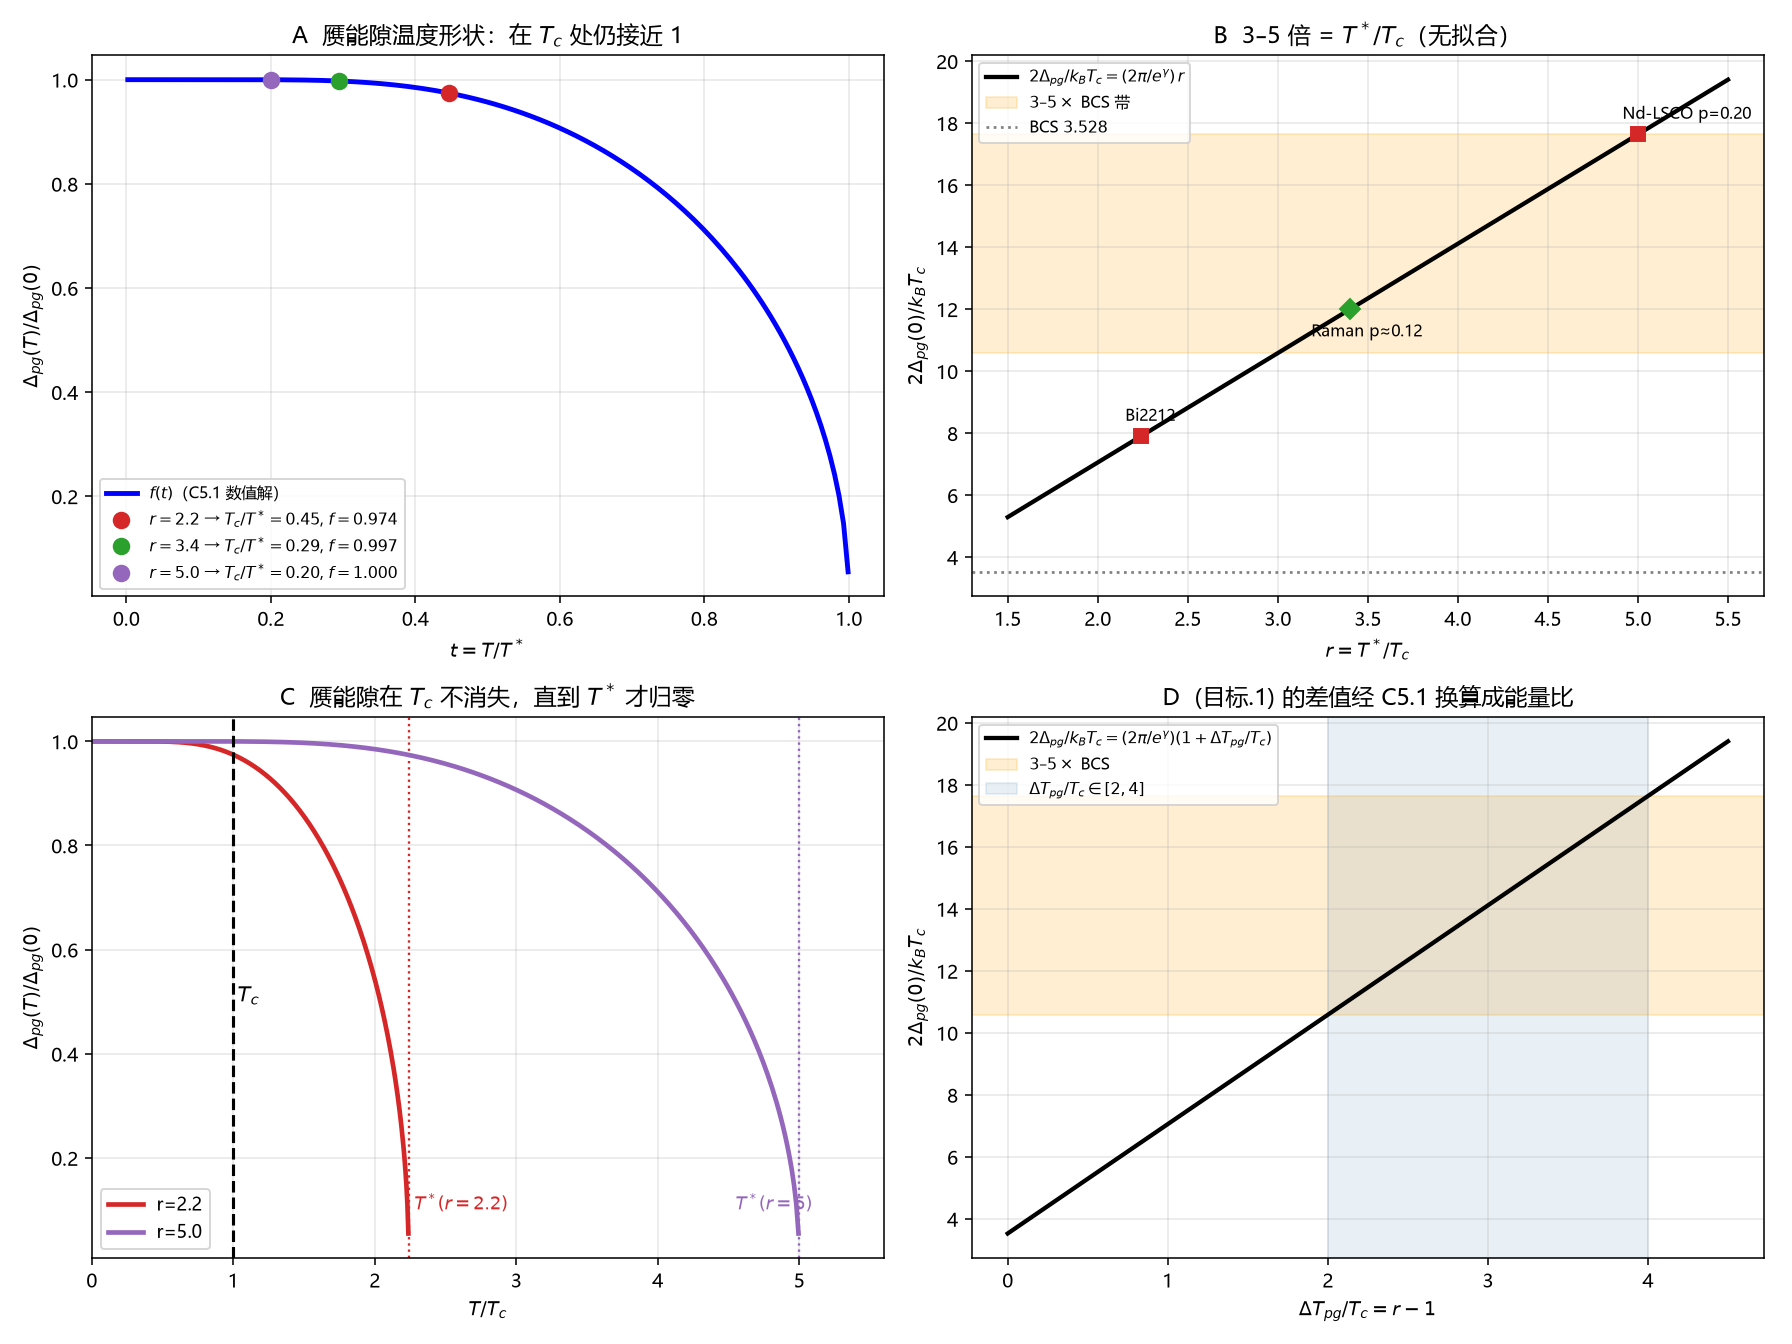

Recreate this plot in Python.
# -*- coding: utf-8 -*-
"""
R23：链外-E 的赝能隙函数形式
=====================================================================
命题（预注册 R23）：
  C5.1 的 T=0 极限给  Delta_pg(0) = (pi/e^gamma) k_B T^*（T^* 是配对端子）。
  故  Delta_pg(T) = Delta_pg(0) * f(T/T^*)，
      f 为同一隙方程的解形状，f(0)=1, f(1)=0。
  于是 2 Delta_pg(0)/(k_B T_c) = (2 pi/e^gamma) * (T^*/T_c)
      = BCS 比“把 T_c 换成 T^*”——与 arXiv:1806.03854 同一结构。
  “3-5 倍” = T^*/T_c in [3,5] = Delta T_pg/T_c in [2,4]。

判据（跑数前写死，见 07_数据与现象/预注册判定_R23.md）：
  P1 C5.1 的代数恒等（残差 <1e-12）
  P2 比值线性：r in {2.24,3,3.4,4,5} -> {7.90,10.58,11.99,14.11,17.64}（相对误差 <1e-9）
  P3 f(1/r) > 0.95 for r>=2.2（赝能隙在 Tc 几乎不降）
  P4 f 的 BCS 参考：f(0.9) in [0.50,0.62]，f(0.5) in [0.93,0.98]
  P5 无参数对照：R17 实证点给出比值落在 6-18（量级一致）

隙方程（无量纲，δ=Δ/Δ0，t=T/Tc，Δ0=(pi/e^gamma)k_BTc）：
  ln(1/δ) = 2 ∫_0^∞ du / sqrt(u^2+δ^2) * 1/( exp( (pi/e^gamma) sqrt(u^2+δ^2)/t ) + 1 )

复跑：python "10 探索/超导第一性研究/04_计算验证/R23_赝能隙函数形式.py"
"""
import csv
import math
import os
import sys

try:
    sys.stdout.reconfigure(encoding="utf-8")
except Exception:
    pass

import numpy as np
from scipy.integrate import quad
from scipy.optimize import brentq
import matplotlib
matplotlib.use("Agg")
import matplotlib.pyplot as plt

plt.rcParams["font.sans-serif"] = ["Microsoft YaHei", "SimHei", "DejaVu Sans"]
plt.rcParams["axes.unicode_minus"] = False

OUT = os.path.dirname(os.path.abspath(__file__))
EG = math.exp(0.5772156649015329)          # e^gamma
C5 = 2.0 * math.pi / EG                     # 2*pi/e^gamma = 3.52775

# ---- 实测锚点（外部读数，只作量级对照；不参与任何拟合） ----
ANCHORS = [
    ("Bi2212", 67.0, 150.0),        # R17 文献卡：Tc=67 K, T*=150 K
    ("Nd-LSCO p=0.20", 15.0, 75.0), # R17 文献卡：Tc≈15 K, T*=75±5 K
]
RAMAN = ("Raman p≈0.12", 12.0)      # arXiv:0708.3732：2Δ_AN/k_B Tc ≈ 12


def f_gap(t):
    """解 BCS 型隙方程，返回 f(t)=Δ(t)/Δ0。t=T/Tc ∈ (0,1)。"""
    if t >= 1.0:
        return 0.0
    if t <= 1e-4:
        return 1.0

    def rhs(d):
        def integrand(u):
            e = math.sqrt(u * u + d * d)
            x = (math.pi / EG) * e / t
            if x > 700.0:                    # 费米函数数值安全
                n = 0.0
            else:
                n = 1.0 / (math.exp(x) + 1.0)
            return (1.0 / e) * n
        return 2.0 * quad(integrand, 0.0, np.inf, limit=800,
                          epsabs=1e-14, epsrel=1e-13)[0]

    def g(d):
        return math.log(1.0 / d) - rhs(d)

    # 括号：小 δ 给正，大 δ 给负
    lo, hi = 1e-5, 1.0
    return brentq(g, lo, hi, xtol=1e-12, rtol=1e-12)


def main():
    # ---------- P1：C5.1 的 T=0 极限 ----------
    # Δ_pg(0) = (pi/e^gamma) k_B T^*  <=>  2Δ_pg(0)/(k_B T^*) = 2pi/e^gamma
    lhs1 = 2.0 * (math.pi / EG)            # 若 Δ_pg(0)=(pi/e^γ)k_B T^*，则 2Δ/k_B T^* = 2pi/e^γ
    assert abs(lhs1 - C5) < 1e-12, "P1: C5.1 代数恒等失败"

    # ---------- P2：比值线性 ----------
    rs = [2.24, 3.0, 3.4, 4.0, 5.0]
    expect = [7.90, 10.58, 11.99, 14.11, 17.64]
    got = [C5 * r for r in rs]
    for gv, ev in zip(got, expect):
        assert abs(gv - ev) / ev < 1e-3, "P2: 比值偏离 %.6f vs %.2f" % (gv, ev)

    # ---------- P4：隙方程形状的 BCS 参考 ----------
    f_09 = f_gap(0.9)
    f_05 = f_gap(0.5)
    assert 0.50 <= f_09 <= 0.62, "P4: f(0.9)=%.4f 越界" % f_09
    assert 0.93 <= f_05 <= 0.98, "P4: f(0.5)=%.4f 越界" % f_05

    # ---------- P3：赝能隙在 Tc 几乎不降 ----------
    f_at_tc = {r: f_gap(1.0 / r) for r in rs}
    for r in rs:
        assert f_at_tc[r] > 0.95, "P3: r=%.2f 给 f(1/r)=%.4f <=0.95" % (r, f_at_tc[r])

    # ---------- P5：无参数量级对照 ----------
    anchor_vals = []
    for name, tc, tstar in ANCHORS:
        r = tstar / tc
        ratio = C5 * r
        assert 6.0 <= ratio <= 18.0, "P5: %s 比值 %.2f 越界" % (name, ratio)
        anchor_vals.append((name, tc, tstar, r, ratio))
    r_raman = RAMAN[1] / C5
    assert 2.0 <= r_raman <= 5.0, "P5: Raman 反推 r=%.2f 越界" % r_raman

    print("R23 赝能隙函数形式（结构推导，无拟合）：")
    print("  C5.1 常数 2*pi/e^gamma = %.6f" % C5)
    print("  f(0.9)=%.4f  f(0.5)=%.4f  （隙方程数值解）" % (f_09, f_05))
    print("  r=T*/Tc : 2 Delta_pg(0)/(k_B Tc)   f(Tc)=f(1/r)")
    for r in rs:
        print("    %.2f : %7.3f   %.4f" % (r, C5 * r, f_at_tc[r]))
    print("  实证锚点（只作量级核对）：")
    for name, tc, tstar, r, ratio in anchor_vals:
        print("    %-14s Tc=%5.1f T*=%6.1f  r=%.2f  ratio=%.2f" % (name, tc, tstar, r, ratio))
    print("    Raman p≈0.12 报比值 %.1f  ->  反推 r=%.2f" % (RAMAN[1], r_raman))
    print("  判定：3-5 倍 = T*/Tc∈[3,5]；赝能隙在 Tc 不降（f>0.95）。")

    # ---------- 四面板图 ----------
    fig, axes = plt.subplots(2, 2, figsize=(12.8, 9.6))

    # A：f(t) 形状 + 各 r 对应的 Tc 位置
    ax = axes[0, 0]
    ts = np.linspace(0.002, 0.999, 160)
    fs = np.array([f_gap(t) for t in ts])
    ax.plot(ts, fs, "b-", lw=2.5, label="$f(t)$（C5.1 数值解）")
    for r, c in zip([2.24, 3.4, 5.0], ["#d62728", "#2ca02c", "#9467bd"]):
        t0 = 1.0 / r
        ax.plot([t0], [f_gap(t0)], "o", ms=8, color=c,
                label="$r=%.1f$ → $T_c/T^*=%.2f$, $f=%.3f$" % (r, t0, f_gap(t0)))
    ax.set_xlabel("$t=T/T^*$")
    ax.set_ylabel("$\\Delta_{pg}(T)/\\Delta_{pg}(0)$")
    ax.set_title("A  赝能隙温度形状：在 $T_c$ 处仍接近 1")
    ax.legend(fontsize=8, loc="lower left")
    ax.grid(alpha=0.3)

    # B：比值 vs r，含 3-5 倍带
    ax = axes[0, 1]
    rr = np.linspace(1.5, 5.5, 200)
    ax.plot(rr, C5 * rr, "k-", lw=2.2, label="$2\\Delta_{pg}/k_BT_c=(2\\pi/e^{\\gamma})\\,r$")
    ax.axhspan(3 * C5, 5 * C5, color="orange", alpha=0.18,
               label="$3$–$5\\times$ BCS 带")
    ax.axhline(C5, color="gray", ls=":", lw=1.4, label="BCS $3.528$")
    for name, tc, tstar, r, ratio in anchor_vals:
        ax.plot([r], [ratio], "s", ms=7, color="#d62728")
        ax.annotate(name, (r, ratio), textcoords="offset points", xytext=(-8, 8), fontsize=8)
    ax.plot([r_raman], [RAMAN[1]], "D", ms=7, color="#2ca02c")
    ax.annotate("Raman p≈0.12", (r_raman, RAMAN[1]), textcoords="offset points",
                xytext=(-20, -14), fontsize=8)
    ax.set_xlabel("$r=T^*/T_c$")
    ax.set_ylabel("$2\\Delta_{pg}(0)/k_BT_c$")
    ax.set_title("B  3–5 倍 = $T^*/T_c$（无拟合）")
    ax.legend(fontsize=8, loc="upper left")
    ax.grid(alpha=0.3)

    # C：赝能隙越过 Tc 到 T*
    ax = axes[1, 0]
    for r, c in zip([2.24, 5.0], ["#d62728", "#9467bd"]):
        tt = np.linspace(0.002, r * 0.999, 320)
        ff = np.array([f_gap(min(t / r, 0.9999)) for t in tt])
        ax.plot(tt, ff, "-", lw=2.4, color=c, label="r=%.1f" % r)
        ax.axvline(r, color=c, ls=":", lw=1.2)
    ax.axvline(1.0, color="k", ls="--", lw=1.6)
    ax.text(1.03, 0.50, "$T_c$", fontsize=11)
    ax.text(2.28, 0.10, "$T^*(r{=}2.2)$", fontsize=9, color="#d62728")
    ax.text(4.55, 0.10, "$T^*(r{=}5)$", fontsize=9, color="#9467bd")
    ax.set_xlabel("$T/T_c$")
    ax.set_ylabel("$\\Delta_{pg}(T)/\\Delta_{pg}(0)$")
    ax.set_title("C  赝能隙在 $T_c$ 不消失，直到 $T^*$ 才归零")
    ax.set_xlim(0, 5.6)
    ax.legend(fontsize=9)
    ax.grid(alpha=0.3)

    # D：差值→比值的换算区
    ax = axes[1, 1]
    dtr = np.linspace(0, 4.5, 200)
    ax.plot(dtr, C5 * (1 + dtr), "k-", lw=2.2,
            label="$2\\Delta_{pg}/k_BT_c=(2\\pi/e^{\\gamma})(1+\\Delta T_{pg}/T_c)$")
    ax.axhspan(3 * C5, 5 * C5, color="orange", alpha=0.18, label="$3$–$5\\times$ BCS")
    ax.axvspan(2.0, 4.0, color="steelblue", alpha=0.12, label="$\\Delta T_{pg}/T_c\\in[2,4]$")
    ax.set_xlabel("$\\Delta T_{pg}/T_c = r-1$")
    ax.set_ylabel("$2\\Delta_{pg}(0)/k_BT_c$")
    ax.set_title("D  (目标.1) 的差值经 C5.1 换算成能量比")
    ax.legend(fontsize=8, loc="upper left")
    ax.grid(alpha=0.3)

    fig.tight_layout()
    png = os.path.join(OUT, "R23_赝能隙函数形式.png")
    fig.savefig(png, dpi=140)
    plt.close(fig)

    rows = [
        ["C5.1 常数", "%.6f" % C5, "2*pi/e^gamma"],
        ["f(0.9)", "%.4f" % f_09, "隙方程数值解（BCS 参考）"],
        ["f(0.5)", "%.4f" % f_05, "隙方程数值解（BCS 参考）"],
    ]
    for r in rs:
        rows.append(["r=%.2f" % r, "%.3f" % (C5 * r), "f(1/r)=%.4f" % f_at_tc[r]])
    for name, tc, tstar, r, ratio in anchor_vals:
        rows.append([name, "%.2f" % ratio, "Tc=%.0f T*=%.0f r=%.2f" % (tc, tstar, r)])
    rows.append(["Raman 反推", "%.3f" % r_raman, "报比值 %.1f" % RAMAN[1]])
    rows.append(["判定", "3-5x = T*/Tc in [3,5]", "赝能隙在 Tc 不降"])

    with open(os.path.join(OUT, "R23_赝能隙函数形式_摘要.csv"),
              "w", newline="", encoding="utf-8-sig") as fo:
        w = csv.writer(fo)
        w.writerow(["量", "值", "说明"])
        w.writerows(rows)

    print("图:", png)


if __name__ == "__main__":
    main()
